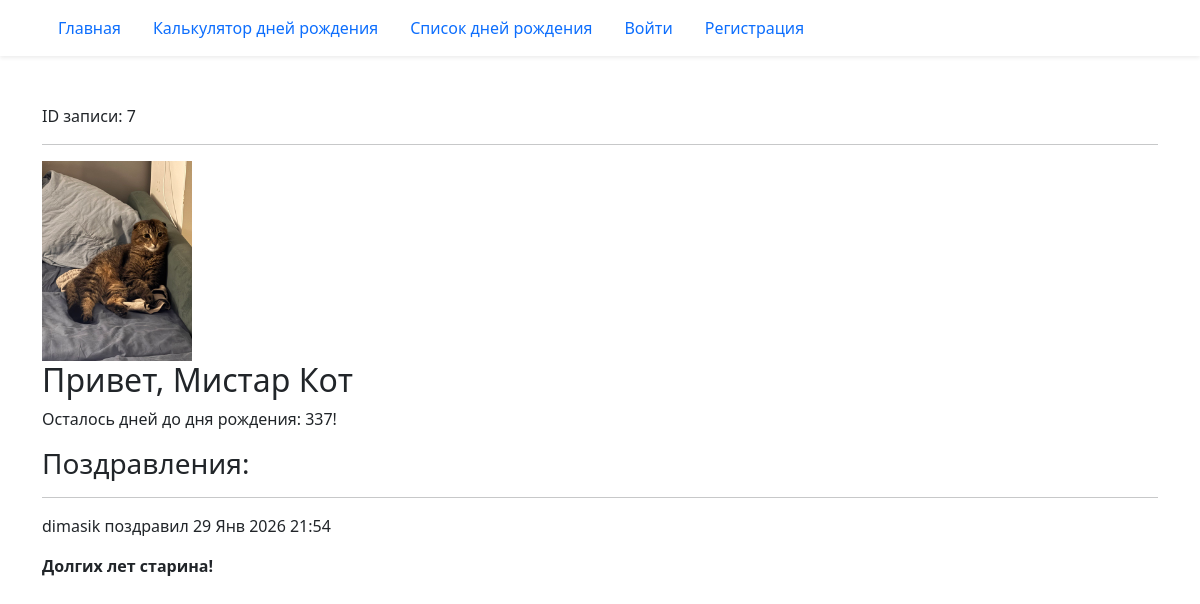
The page /birthday/7/ on the database its author committed.
### birthday/models.py (models this page shows, shortened)
class Birthday(models.Model):
    first_name = models.CharField('Имя', max_length=30)
    last_name = models.CharField(
        'Фамилия', blank=True, help_text='Необязательное поле', max_length=30
    )
    birthday = models.DateField('Дата рождения', validators=(real_age,))
    image = models.ImageField('Фото', upload_to='birthdays_images', blank=True)
    author = models.ForeignKey(
        User, verbose_name='Автор записи', on_delete=models.CASCADE, null=True
    )
    tags = models.ManyToManyField(
        Tag,
        verbose_name='Теги',
        blank=True,
        help_text='Удерживайте Ctrl для выбора нескольких вариантов'
    )
    class Meta:
        constraints = (
            models.UniqueConstraint(
                fields=('first_name', 'last_name', 'birthday'),
                name='Unique person constraint',
            ),
        )

class Congratulation(models.Model):
    text = models.TextField('Текст поздравления')
    birthday = models.ForeignKey(
        Birthday,
        on_delete=models.CASCADE,
        related_name='congratulations',
    )
    created_at = models.DateTimeField(auto_now_add=True)
    author = models.ForeignKey(User, on_delete=models.CASCADE)
    class Meta:
        ordering = ('created_at',)

### birthday/views.py (the view)
# urls.py: path('<int:pk>/', views.BirthdayDetailView.as_view(), name='detail'),
class BirthdayDetailView(DetailView):
    model = Birthday
    def get_context_data(self, **kwargs):
        context = super().get_context_data(**kwargs)
        context['birthday_countdown'] = calculate_birthday_countdown(
            self.object.birthday
        )
        context['form'] = CongratulationForm()
        context['congratulations'] = (
            self.object.congratulations.select_related('author')
        )
        return context

### birthday/utils.py (called while the page is built)
def calculate_birthday_countdown(birthday):
    today = date.today()
    this_year_birthday = get_birthday_for_year(birthday, today.year)
    if this_year_birthday < today:
        next_birthday = get_birthday_for_year(birthday, today.year + 1)
    else:
        next_birthday = this_year_birthday
    birthday_countdown = (next_birthday - today).days
    return birthday_countdown

def get_birthday_for_year(birthday, year):
    try:
        calculated_birthday = birthday.replace(year=year)
    except ValueError:
        calculated_birthday = date(year=year, month=3, day=1)
    return calculated_birthday

### templates/birthday/birthday_detail.html (shortened to what this page needs)
{% extends "base.html" %}
{% load django_bootstrap5 %}
{% block content %}
  ID записи: {{ object.id }}
  <hr>
  {% if birthday.image %}
    <div>
      <img src="{{ birthday.image.url }}" height="200">
    </div>
  {% endif %}
   <h2>Привет, {{ object.first_name }} {{ object.last_name }}</h2>
  {% if birthday_countdown == 0 %}
    <p>С днём рождения!</p>
  {% else %}
    <p>Осталось дней до дня рождения: {{ birthday_countdown }}!</p>
  {% endif %}
  <div>
    <h3>Поздравления:</h3>
    {% for congratulation in congratulations %}
      <hr>
      <p>
        {{ congratulation.author.username }}
        поздравил {{ congratulation.created_at|date:"d M Y H:i" }}
      </p>
      <p><b>{{ congratulation.text }}</b></p>
    {% endfor %}
  </div>
{% endblock content %}

### rows shown on the page
Birthday: id "7", image (picture), first_name "Мистар", last_name "Кот"
Congratulation: author.username "dimasik", created_at "29 Янв 2026 21:54", text "Долгих лет старина!"

### other values the page prints
{{ birthday_countdown }} "337"
